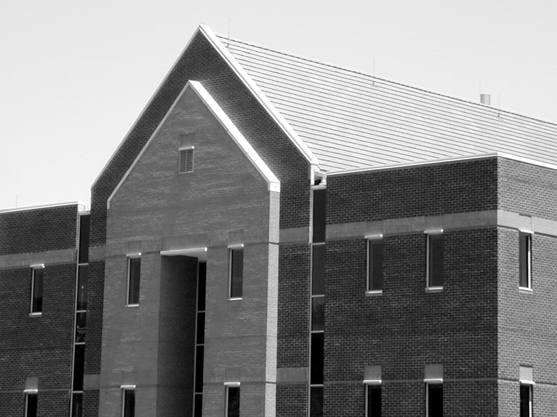
#> input picture lab9/dom.png, 557 x 417 px
$ jupyter execute '09_Canny copy.ipynb'   (older library calls are emulated)
#> lines starting #> are read from the running program, lines starting #| are printed output that depends on the picture; after the words box and inside, x2 and y2 are one past the last pixel; in counts of white or black regions, pixels touching at a corner belong together
# Detekcja krawędzi

## Cel ćwiczenia

- Zapoznanie z metodami detekcji krawędzi:
    - Sobel, Prewitt, Roberts - przypomnienie,
    - Laplasjan z Gaussa (LoG – ang. Laplacian of Gaussian),
    - Canny.

Detekcja krawędzi przez wiele lat była podstawą algorytmów segmentacji.
Krawędzie wykrywane są najczęściej z wykorzystaniem pierwszej (gradient) i drugiej (Laplasjan) pochodnej przestrzennej.
Wykorzystanie obu metod zaprezentowane zostało w ćwiczeniu *Przetwarzanie wstępne. Filtracja kontekstowa*.

W niniejszym ćwiczeniu poznane detektory krawędzi zostaną porównane z bardziej zaawansowanymi: Laplasjan z funkcji Gaussa (LoG), Zero Crossing i Canny.

## Laplasjan z Gaussa (LoG)

Funkcja Gaussa:<br>
\begin{equation}
h(r) = e^{\frac{-r^2}{2 \sigma^2}}
\end{equation}<br>
gdzie:
- $r^2 = x^2 + y^2$
- $\sigma$ to odchylenie standardowe.

Działanie filtracji Gaussowskiej zostało przedstawione w ćwiczeniu "Przetwarzanie wstępne". W jej wyniku następuje rozmazanie obrazu.
Laplasjan tej funkcji dany jest wzorem:

\begin{equation}
\nabla^2 h(r) = \frac{r^2 - 2\sigma^2}{\sigma^4} e^{-\frac{r^2}{2\sigma^2}}
\end{equation}

Funkcję (z oczywistych powodów) nazywamy Laplasjan z Gaussa (LoG).
Ponieważ druga pochodna jest operacją liniową, konwolucja obrazu z $\nabla^2 h(r)$ daje taki sam efekt jak zastosowanie filtracji Gaussa na obrazie, a następnie obliczenie Laplasjanu z wyniku.
Lokalizacja krawędzi polega na znalezieniu miejsca, gdzie po filtracji LoG następuje zmiana znaku.

1. Wczytaj obraz *house.png*.
2. Wykonaj rozmycie Gaussowskie obrazu wejściowego.
W tym celu wykorzysaj funkcję `cv2.GaussianBlur(img, kSize, sigma)`.
Pierwszy argument jest obrazem wejśćiowym.
Drugi jest rozmiarem filtru (podanym w nawiasach okrągłych, np. *(3, 3)*).
Trzecim argumentem jest odchylenie standardowe. Wartość jest dobrana automatycznie, jeśli zosanie podana wartość `0` (będą równe rozmiarowi).
3. Oblicz laplasjan obrazu rozmytego.
W tym celu wykorzysaj funkcję `cv2.Laplacian(img, ddepth)`.
Pierszym argumentem jest obraz wejściowy.
Drugim argumentem jest typ danych wejściowych. Użyj `cv2.CV_32F`.
4. Wyznacz miejsca zmiany znaku.
Zaimplementuj funkcję `crossing(LoG, thr)`:
    - Najpierw stwórz tablicę, do której zostanie zapisany wynik.
    Jej rozmiar jest taki sam jak przetwarzanego obrazu.
    - Następnie wykonaj pętle po obrazie (bez ramki jednopikselowej).
    W każdej iteracji stwórz otoczenie o rozmiarze $3 \times 3$.
    Dla otoczenia oblicz wartość maksymalną i minimalną.
    - Jeśli wartości te mają przeciwne znaki, to do danego miejsca tablicy przypisz wartość:
        - jeśli piksel wejściowy > 0, to dodaj do niego wartość bezwzględną minimum.
        - jeśli piksel wejściowy < 0, to do jego wartości bezwzględnej dodaj maksimum.
    - Zmień zakres wykonanej tablicy do $<0, 255>$.
    - Wykonaj progowanie tablicy. Próg jest argumentem wejściowym.
    - Przeskaluj dane binarne do wartości `[0, 255]`.
    - Wykonaj konwersję do typu *uint8*.
    - Wykonaj rozmycie medianowe wyniku.
    Wykorzystaj funkcję `cv2.medianBlur(img, kSize)`.
    Pierwszym argumentem jest obraz wejśćiowy, a drugim rozmiar filtra.
    - Zwróć wyznaczoną tablicę.
5. Wyświetl obraz wynikowy.
6. Dobierz parametry (rozmiar filtru Gaussa, odchylenie standardowe, próg binaryzacji) tak, by widoczne były kontury domu, ale nie dachówki.

[cell 1]
import cv2
from matplotlib import pyplot as plt
import numpy as np
import math
import os
import requests

url = 'https://raw.githubusercontent.com/vision-agh/poc_sw/master/09_Canny/'

fileNames = ["dom.png"]
for fileName in fileNames:
  if not os.path.exists(fileName):
      r = requests.get(url + fileName, allow_redirects=True)
      open(fileName, 'wb').write(r.content)

[cell 2]
#1
house = cv2.imread('dom.png', cv2.IMREAD_GRAYSCALE)
#> house is the input picture: shape (417, 557); min 0, max 255, mean 133.3

size = (5, 5)
sigma = 0

#2
house_blur = cv2.GaussianBlur(house, size, sigma)

#3
LoG = cv2.Laplacian(house_blur, cv2.CV_32F)

#4
def crossing(LoG, thr, filter_size):
  #4.1
  result = np.zeros_like(LoG)
  rows, cols = LoG.shape
  offset = filter_size // 2
  #4.2
  for i in range(offset, rows - offset):
    for j in range(offset, cols - offset):
      patch = LoG[i - offset:i + offset + 1, j - offset: j + offset + 1]
      min_v, max_v = patch.min(), patch.max()
      #4.3
      if min_v * max_v < 0:
        if LoG[i, j] > 0:
          result[i, j] = LoG[i, j] + abs(min_v)
        else:
          result[i, j] = abs(LoG[i, j]) + max_v
  #4.4
  result = cv2.normalize(result, None, 0, 255, cv2.NORM_MINMAX)
  #4.5
  _, result = cv2.threshold(result, thr, 255, cv2.THRESH_BINARY)
  #4.6
  result = cv2.normalize(result, None, 0, 255, cv2.NORM_MINMAX)
  #4.7
  result = np.uint8(result)
  #4.8
  result = cv2.medianBlur(result, 5)
  return result

LoG_cross = crossing(LoG, 30, 4)
#> in crossing, `_, result = cv2.threshold(result, thr, 255, cv2.THRESH_BINARY)`:
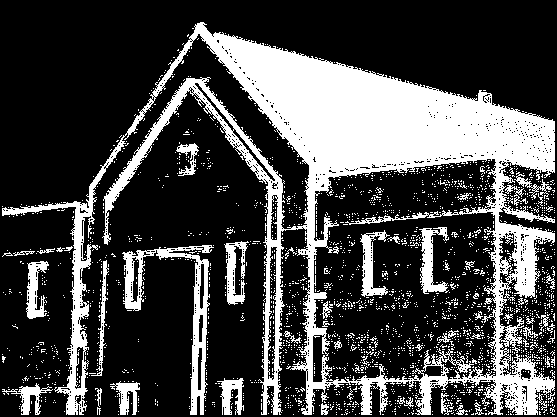
#> result: shape (417, 557) float32; 27.4% white; 2440 white regions (2382 under 20 px), largest, box (x1, y1, x2, y2) and area: (2, 22, 555, 415) 48542, (122, 245, 214, 415) 2891, (419, 227, 449, 294) 886
#> in crossing, `result = cv2.medianBlur(result, 5)`: result: shape (417, 557); 25.5% white; 136 white regions (93 under 20 px), largest, box (x1, y1, x2, y2) and area: (127, 22, 555, 415) 39453, (104, 78, 284, 415) 6093, (2, 139, 125, 415) 3566

def display_imgs(img1, img2, img3, title1="", title2="", title3=""):
  fig, axs = plt.subplots(1, 3, figsize=(15, 15))
  axs[0].imshow(img1, 'gray')
  axs[0].set_title(title1)
  axs[0].axis('off')
  axs[1].imshow(img2, 'gray')
  axs[1].set_title(title2)
  axs[1].axis('off')
  axs[2].imshow(img3, 'gray')
  axs[2].set_title(title3)
  axs[2].axis('off')
  plt.show()

display_imgs(house, LoG, LoG_cross, "original", "LoG", "LoG crossing")

## Algorytm Canny'ego

> Algorytm Canny'ego to często wykorzystywana metoda detekcji krawędzi.
> Zaproponowana została w 1986r. przez Johna F. Cannego.
> Przy jego projektowaniu założono trzy cele:
> - niska liczba błędów - algorytm powinien znajdywać wszystkie krawędzie oraz generować jak najmniej fałszywych detekcji,
> - punkty krawędziowe powinny być poprawnie lokalizowane - wykryte punkty powinny być jak najbardziej zbliżone do rzeczywistych,
> - krawędzie o szerokości 1 piksela - algorytm powinien zwrócić jeden punkt dla każdej rzeczywistej krawędzi.

Zaimplementuj algorytm detekcji krawędziCanny'ego:
1. W pierwszym kroku obraz przefiltruj dwuwymiarowym filtrem Gaussa.
2. Następnie oblicz gradient pionowy i poziomy ($g_x $ i $g_y$).
Jedną z metod jest filtracja Sobela.
3. Dalej oblicz amplitudę:
$M(x,y)  = \sqrt{g_x^2+g_y^2}$ oraz kąt:
$\alpha(x,y) = arctan(\frac{g_y}{g_x})$.
Do obliczenia kąta wykorzystaj funkcję `np.arctan2(x1, x2)`.
Wynik jest w radianach.
4. W kolejnym etapie wykonaj kwantyzację kątów gradientu.
Kąty od $-180^\circ$ do $180^\circ$ można podzielić na 8 przedziałów:
[$-22.5^\circ, 22.5^\circ$], [$22.5^\circ, 67.5^\circ$],
[$67.5^\circ, 112.5^\circ$], [$112.5^\circ, 157.5^\circ$],
[$157.5^\circ, -157.5^\circ$], [$-157.5^\circ, -112.5^\circ$],
[$-112.5^\circ, -67.5^\circ$], [$-67.5^\circ, -22.5^\circ$].
Przy czym należy rozpatrywać tylko 4 kierunki:
    - pionowy ($d_1$),
    - poziomy ($d_2$),
    - skośny lewy ($d_3$),
    - skośny prawy ($d_4$).
5. Dalej przeprowadź eliminację pikseli, które nie mają wartości maksymalnej (ang. *nonmaximal suppresion*).
Celem tej operacji jest redukcja szerokości krawędzi do rozmiaru 1 piksela.
Algorytm przebiega następująco.
W rozpatrywanym otoczeniu o rozmiarze $3 \times 3$:
    - określ do którego przedziału należy kierunek gradientu piksela centralnego ($d_1, d_2, d_3, d_4$).
    - przeanalizuje sąsiadów leżących na tym kierunku.
Jeśli choć jeden z nich ma amplitudę większą niż piksel centralny, to należy uznać, że nie jest lokalnym maksimum i do wyniku przypisać $g_N(x,y) = 0$.
W przeciwnym przypadku $g_N(x,y) = M(x,y)$.
Przez $g_N$ rozumiemy obraz detekcji lokalnych maksimów.
Zaimplementuj funkcję `nonmax`.
Pierwszym argementem jest macierz kierunków (po kwantyzacji).
Drugim argumentem jest macierz amplitudy.
6. Ostatnią operacją jest binaryzacja obrazu $g_N$.
Stosuje się tutaj tzw. binaryzację z histerezą.
Wykorzystuje się w niej dwa progi: $T_L$ i $T_H$, przy czym $T_L < T_H$.
Canny zaproponował, aby stosunek progu wyższego do niższego był jak 3 lub 2 do 1.
Rezultaty binaryzacji można opisać jako:<br>
$g_{NH}(x,y) = g_N(x,y) \geq TH $<br>
$g_{NL}(x,y) = TH > g_N(x,y) \geq TL $<br>
Można powiedzieć, że na obrazie $g_{NH}$ są "pewne" krawędzie.
Natomiast na $g_{NL}$ "potencjalne".
Często krawędzie "pewne" nie są ciągłe.
Dlatego wykorzystuje się obraz $g_{NL}$ w następującej procedurze:
    - Stwórz stos zawierający wszystkie piksele zaznaczone na obrazie $g_{NH}$.
W tym celu wykorzystaj listę współrzędnych `[row, col]`.
Do pobrania elementu z początku służy metoda `list.pop()`.
Do dodania elementu na koniec listy służy metoda `list.append(new)`.
    - Stwórz obraz, który będzie zawierał informację czy dany piksel został już odwiedzony.
    - Stwórz obraz, któy zawierać będzie wynikowe krawędzie.
Jej rozmiar jest równy rozmiarowi obrazu.
    - Wykonaj pętlę, która będzie pobierać elementy z listy, dopóki ta nie będzie pusta.
W tym celu najlepiej sprawdzi się pętla `while`.
    - W każdej iteracji pobierz element ze stosu.
    - Sprawdź czy dany element został już odwiedzony.
    - Jeśli nie został, to:
        - Oznacz go jako odwiedzony,
        - Oznacz piksel jako krawędź w wyniku,
        - Sprawdź otoczenie piksela w obrazie $g_{NL}$,
        - Dodaj do stosu współrzędne otoczenia, które zawierają krawędź (potencjalną).
        Można to wykoanać np. pętlą po stworzonym otoczeniu.
7. Wyświetl obraz oryginalny, obraz $g_{NH}$ oraz obraz wynikowy.

Pomocnicze obrazy $g_{NH}$ i $g_{NL}$ zostały wprowadzone dla uproszczenia opisu.
Algorytm można zaimplementować wbardziej "zwarty" sposób.

Na podstawie powyższego opisu zaimplementuj algorytm Cannego.

[cell 3]
#5
def nonmax(quantized_angle, amplitude):
  gn = np.zeros_like(amplitude)
  rows, cols = amplitude.shape

  directions = {
      # vertical
      90: [[1, 1],
          [-1, -1]], # d1

      # horizontal
      0: [[-1, 1],
          [-1,  1]],
      180:[[-1, 1],
          [-1,  1]], # d2

      # right diagonal
      45:  [[0, 1],
            [-1, 0]], # d3

      # left diagonal
      135: [[1, 0],
            [0, -1]]  # d4
  }

  for i in range(1, rows - 1):
    for j in range(1, cols - 1):
      direction = directions[abs(quantized_angle[i, j])]

      if amplitude[i, j] >= max(amplitude[i + direction[0][0], j + direction[0][1]], amplitude[i + direction[1][0], j + direction[1][1]]):
          gn[i, j] = amplitude[i, j]

  return gn

#6
def hysteresis_thresholding(gN, TL, TH):
  gNH = gN >= TH
  gNL = (gN < TH) & (gN >= TL)

  rows, cols = gN.shape
  stack = [(i, j) for i in range(rows) for j in range(cols) if gNH[i, j]]

  visited_pixels = np.zeros_like(gN, dtype=bool)
  edges = np.zeros_like(gN, dtype=bool)

  while stack:
    row, col = stack.pop()
    if not visited_pixels[row, col]:
      visited_pixels[row, col] = True
      edges[row, col] = True
      for i in range(row-1, row+1):
        for j in range(col-1, col+1):
          if gNL[i, j]:
            stack.append([i, j])

  return edges


def canny(image, TL, TH, size=(5,5), sigma=1.0):
  #1
  gaussian_blur = cv2.GaussianBlur(image, size, sigma)

  #2
  gx = cv2.Sobel(gaussian_blur, cv2.CV_64F, 1, 0, ksize=3)
  gy = cv2.Sobel(gaussian_blur, cv2.CV_64F, 0, 1, ksize=3)

  #3
  amplitude = np.sqrt(gx ** 2 + gy ** 2)
  radians = np.arctan2(gy, gx) # radians
  angle = np.rad2deg(radians) # degrees

  #4
  quantized_angle = np.zeros_like(angle)
  quantized_angle[np.where((angle >= -22.5) & (angle < 22.5))] = 0
  quantized_angle[np.where((angle >= 22.5) & (angle < 67.5))] = 45
  quantized_angle[np.where((angle >= 67.5) & (angle < 112.5))] = 90
  quantized_angle[np.where((angle >= 112.5) & (angle < 157.5))] = 135
  quantized_angle[np.where((angle >= 157.5) & (angle < - 157.5))] = 180
  quantized_angle[np.where((angle >= -157.5) & (angle < - 112.5))] = -135
  quantized_angle[np.where((angle >= -112.5) & (angle < - 67.5))] = -90
  quantized_angle[np.where((angle >= -67.5) & (angle < - 22.5))] = -45

  #5
  gn = nonmax(quantized_angle, amplitude)

  #6
  edges = hysteresis_thresholding(gn, TL, TH)

  return (gn, edges)

[cell 4]
house_canny_gn, house_canny_edges = canny(house, 50, 150)
#> in canny, `gy = cv2.Sobel(gaussian_blur, cv2.CV_64F, 0, 1, ksize=3)`:
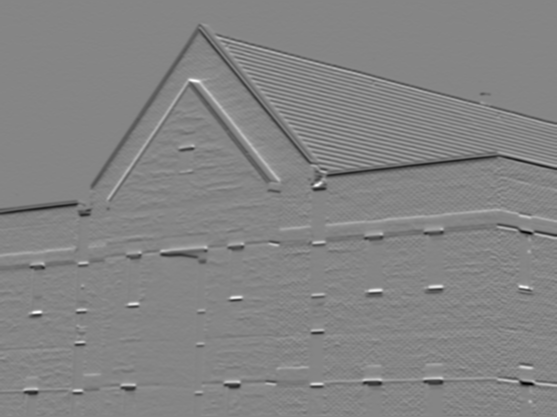
#> gy: shape (417, 557) float64; min -469, max 429, mean -3.2; drawn with min black and max white
#> after the loop in nonmax, `for i in range(1, rows - 1):`:
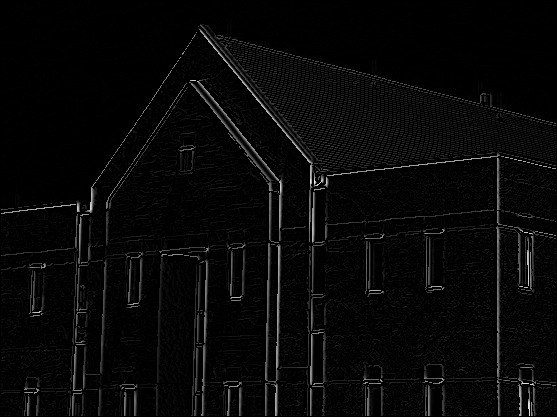
#> gn: shape (417, 557) float64; min 0, max 529.8, mean 15.8; drawn with min black and max white
#> in hysteresis_thresholding, `gNH = gN >= TH`: gNH: shape (417, 557) bool; 2.8% white in thin lines or dots
#> in hysteresis_thresholding, `gNL = (gN < TH) & (gN >= TL)`:
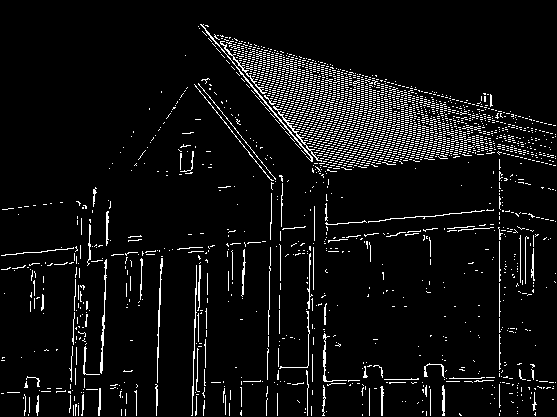
#> gNL: shape (417, 557) bool; 6.2% white in thin lines or dots
#> in hysteresis_thresholding, `stack = [(i, j) for i in range(rows) for j in range(cols) if gNH[i, j]]`: stack = 6513 pairs, first value 25 to 415, second value 1 to 555
#> the loop in hysteresis_thresholding, `while stack:` made 10438 passes
#> (row, col) on passes 1 to 3: (415, 534), (414, 534), (414, 534)
#> after the loop in hysteresis_thresholding, `while stack:`:
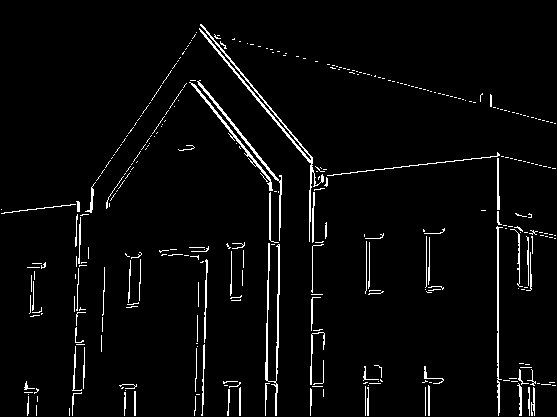
#> edges: shape (417, 557) bool; 3.4% white in thin lines or dots
#> after the loop in hysteresis_thresholding, `while stack:`: stack = []
display_imgs(house, house_canny_gn, house_canny_edges, "original", "canny gn", "canny edges")

## Algorytm Canny'ego - OpenCV

1. Wykonaj dektekcję krawędzi metodą Canny'ego wykorzystując funkcję `cv2.Canny`.
    - Pierwszym argumentem funkcji jest obraz wejściowy.
    - Drugim argumentem jest mniejszy próg.
    - Trzecim argumentem jest większy próg.
    - Czwarty argument to tablica, do której wpisany zostanie wynik.
    Można zwrócić go przez wartość i podać wartość `None`.
    - Piąty argument to rozmiar operatora Sobela (w naszym przypadku 3).
    - Szósty argument to rodzaj używanej normy.
    0 oznacza normę $L_1$, 1 oznacza normę $L_2$. Użyj $L_2$.
2. Wynik wyświetl i porównaj z własną implementacją.

[cell 5]
house = cv2.imread('dom.png', cv2.IMREAD_GRAYSCALE)
house_canny_gn, house_canny_edges = canny(house, 50, 150, (3,3), 5)
#> call 2 of canny, with TL = 50, TH = 150, size = (3, 3), sigma = 5
#> in canny (call 2), `radians = np.arctan2(gy, gx)`:
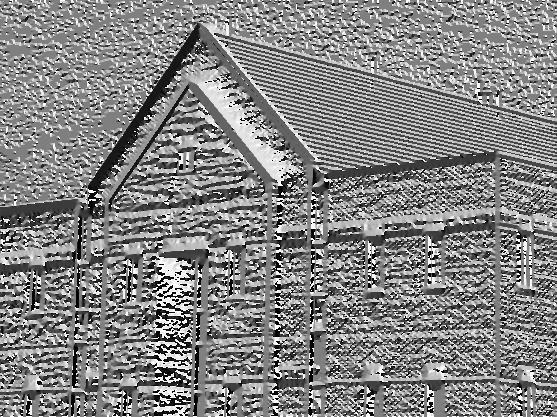
#> radians: shape (417, 557) float64; min -3.14, max 3.14, mean 0.117; drawn with min black and max white
#> in canny (call 2), `gn = nonmax(quantized_angle, amplitude)`:
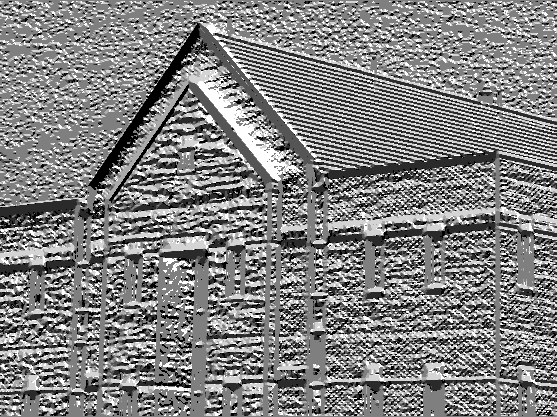
#> quantized_angle: shape (417, 557) float64; min -135, max 135, mean 2.8; drawn with min black and max white
#> call 2 of hysteresis_thresholding, with TL = 50, TH = 150
#> in hysteresis_thresholding (call 2), `gNH = gN >= TH`: gNH: shape (417, 557) bool; 3.1% white in thin lines or dots
#> in hysteresis_thresholding (call 2), `gNL = (gN < TH) & (gN >= TL)`:
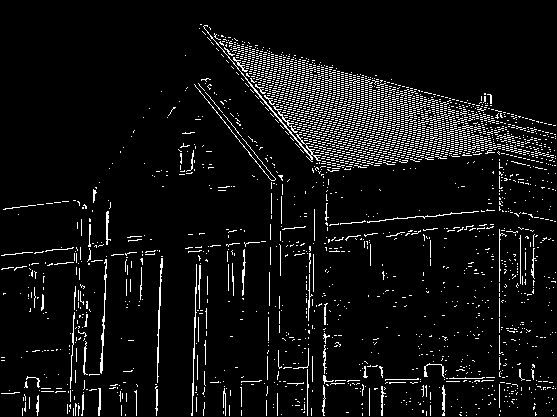
#> gNL: shape (417, 557) bool; 6.5% white in thin lines or dots
#> in hysteresis_thresholding (call 2), `stack = [(i, j) for i in range(rows) for j in range(cols) if gNH[i, j]]`: stack = 7104 pairs, first value 25 to 415, second value 1 to 555
#> the loop in hysteresis_thresholding (call 2), `while stack:` made 10733 passes
#> (row, col) on passes 1 to 3: (415, 534), (415, 532), (415, 531)
#> after the loop in hysteresis_thresholding (call 2), `while stack:`:
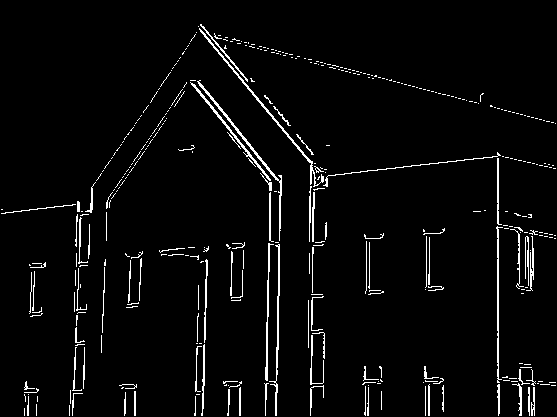
#> edges: shape (417, 557) bool; 3.7% white in thin lines or dots
#> after the loop in hysteresis_thresholding (call 2), `while stack:`: stack = []
gaussian_blur = cv2.GaussianBlur(house, size, sigma)
edges_cv2 = cv2.Canny(gaussian_blur, 50, 150, None, 3, True)
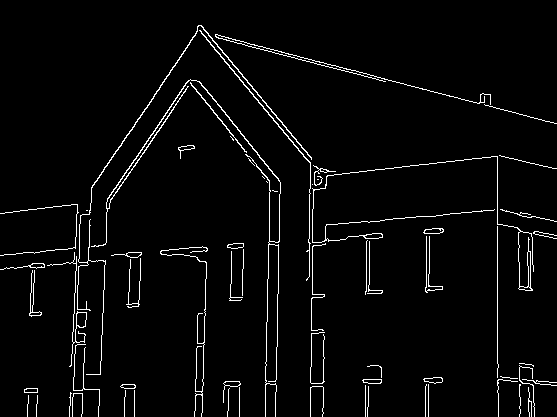
#> edges_cv2: shape (417, 557); 3.3% white in thin lines or dots

display_imgs(house, house_canny_edges, edges_cv2, "original", "canny edges", "canny edges cv2")
